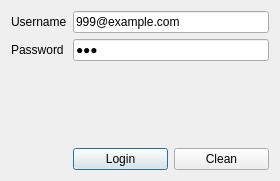
<?xml version="1.0" encoding="UTF-8"?>
<ui version="4.0">
 <class>Login_Dialog</class>
 <widget class="QDialog" name="Login_Dialog">
  <property name="geometry">
   <rect>
    <x>0</x>
    <y>0</y>
    <width>280</width>
    <height>181</height>
   </rect>
  </property>
  <property name="windowTitle">
   <string>Dialog</string>
  </property>
  <layout class="QFormLayout" name="formLayout">
   <item row="0" column="0">
    <widget class="QLabel" name="label">
     <property name="text">
      <string>Username</string>
     </property>
    </widget>
   </item>
   <item row="0" column="1">
    <widget class="QLineEdit" name="lineEdit_Username">
     <property name="text">
      <string>999@example.com</string>
     </property>
    </widget>
   </item>
   <item row="1" column="0">
    <widget class="QLabel" name="label_2">
     <property name="text">
      <string>Password</string>
     </property>
    </widget>
   </item>
   <item row="1" column="1">
    <widget class="QLineEdit" name="lineEdit_Password">
     <property name="text">
      <string>123</string>
     </property>
     <property name="echoMode">
      <enum>QLineEdit::Password</enum>
     </property>
    </widget>
   </item>
   <item row="3" column="1">
    <layout class="QHBoxLayout" name="horizontalLayout">
     <item>
      <widget class="QPushButton" name="pushButton_Login">
       <property name="text">
        <string>Login</string>
       </property>
      </widget>
     </item>
     <item>
      <widget class="QPushButton" name="pushButton_Clear">
       <property name="text">
        <string>Clean</string>
       </property>
      </widget>
     </item>
    </layout>
   </item>
   <item row="2" column="1">
    <spacer name="verticalSpacer">
     <property name="orientation">
      <enum>Qt::Vertical</enum>
     </property>
     <property name="sizeHint" stdset="0">
      <size>
       <width>20</width>
       <height>40</height>
      </size>
     </property>
    </spacer>
   </item>
  </layout>
 </widget>
 <resources/>
 <connections>
  <connection>
   <sender>pushButton_Clear</sender>
   <signal>clicked()</signal>
   <receiver>lineEdit_Username</receiver>
   <slot>clear()</slot>
   <hints>
    <hint type="sourcelabel">
     <x>267</x>
     <y>159</y>
    </hint>
    <hint type="destinationlabel">
     <x>268</x>
     <y>32</y>
    </hint>
   </hints>
  </connection>
  <connection>
   <sender>pushButton_Clear</sender>
   <signal>clicked()</signal>
   <receiver>lineEdit_Password</receiver>
   <slot>clear()</slot>
   <hints>
    <hint type="sourcelabel">
     <x>267</x>
     <y>159</y>
    </hint>
    <hint type="destinationlabel">
     <x>268</x>
     <y>61</y>
    </hint>
   </hints>
  </connection>
 </connections>
</ui>
